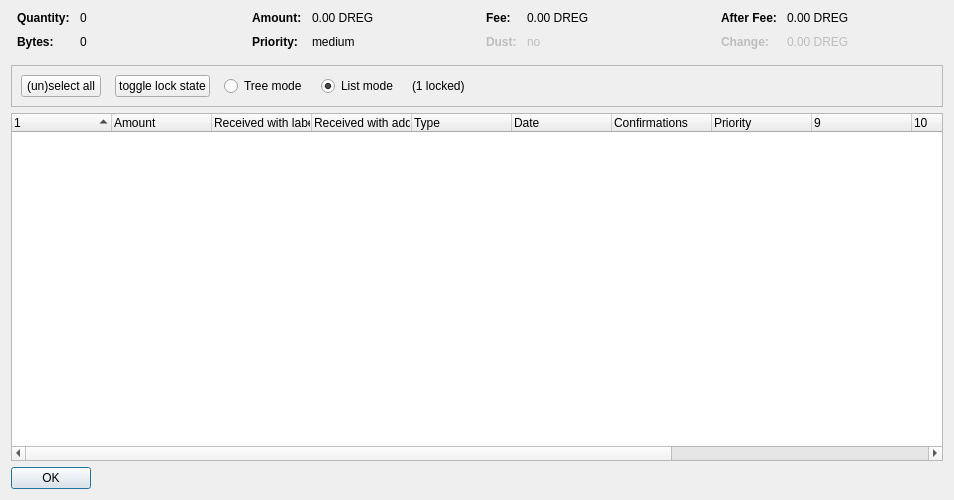
<?xml version="1.0" encoding="UTF-8"?>
<ui version="4.0">
 <class>CoinControlDialog</class>
 <widget class="QDialog" name="CoinControlDialog">
  <property name="geometry">
   <rect>
    <x>0</x>
    <y>0</y>
    <width>954</width>
    <height>500</height>
   </rect>
  </property>
  <property name="windowTitle">
   <string>Coin Selection</string>
  </property>
  <layout class="QVBoxLayout" name="verticalLayout">
   <item>
    <layout class="QHBoxLayout" name="horizontalLayoutTop" stretch="0,0,0,0">
     <property name="topMargin">
      <number>0</number>
     </property>
     <property name="bottomMargin">
      <number>10</number>
     </property>
     <item>
      <layout class="QFormLayout" name="formLayoutCoinControl1">
       <property name="horizontalSpacing">
        <number>10</number>
       </property>
       <property name="verticalSpacing">
        <number>10</number>
       </property>
       <property name="leftMargin">
        <number>6</number>
       </property>
       <property name="rightMargin">
        <number>6</number>
       </property>
       <item row="0" column="0">
        <widget class="QLabel" name="labelCoinControlQuantityText">
         <property name="font">
          <font>
           <weight>75</weight>
           <bold>true</bold>
          </font>
         </property>
         <property name="text">
          <string>Quantity:</string>
         </property>
        </widget>
       </item>
       <item row="0" column="1">
        <widget class="QLabel" name="labelCoinControlQuantity">
         <property name="cursor">
          <cursorShape>IBeamCursor</cursorShape>
         </property>
         <property name="contextMenuPolicy">
          <enum>Qt::ActionsContextMenu</enum>
         </property>
         <property name="text">
          <string notr="true">0</string>
         </property>
         <property name="textInteractionFlags">
          <set>Qt::LinksAccessibleByMouse|Qt::TextSelectableByKeyboard|Qt::TextSelectableByMouse</set>
         </property>
        </widget>
       </item>
       <item row="1" column="0">
        <widget class="QLabel" name="labelCoinControlBytesText">
         <property name="font">
          <font>
           <weight>75</weight>
           <bold>true</bold>
          </font>
         </property>
         <property name="text">
          <string>Bytes:</string>
         </property>
        </widget>
       </item>
       <item row="1" column="1">
        <widget class="QLabel" name="labelCoinControlBytes">
         <property name="cursor">
          <cursorShape>IBeamCursor</cursorShape>
         </property>
         <property name="contextMenuPolicy">
          <enum>Qt::ActionsContextMenu</enum>
         </property>
         <property name="text">
          <string notr="true">0</string>
         </property>
         <property name="textInteractionFlags">
          <set>Qt::LinksAccessibleByMouse|Qt::TextSelectableByKeyboard|Qt::TextSelectableByMouse</set>
         </property>
        </widget>
       </item>
      </layout>
     </item>
     <item>
      <layout class="QFormLayout" name="formLayoutCoinControl2">
       <property name="horizontalSpacing">
        <number>10</number>
       </property>
       <property name="verticalSpacing">
        <number>10</number>
       </property>
       <property name="leftMargin">
        <number>6</number>
       </property>
       <property name="rightMargin">
        <number>6</number>
       </property>
       <item row="0" column="0">
        <widget class="QLabel" name="labelCoinControlAmountText">
         <property name="font">
          <font>
           <weight>75</weight>
           <bold>true</bold>
          </font>
         </property>
         <property name="text">
          <string>Amount:</string>
         </property>
        </widget>
       </item>
       <item row="0" column="1">
        <widget class="QLabel" name="labelCoinControlAmount">
         <property name="cursor">
          <cursorShape>IBeamCursor</cursorShape>
         </property>
         <property name="contextMenuPolicy">
          <enum>Qt::ActionsContextMenu</enum>
         </property>
         <property name="text">
          <string notr="true">0.00 DREG</string>
         </property>
         <property name="textInteractionFlags">
          <set>Qt::LinksAccessibleByMouse|Qt::TextSelectableByKeyboard|Qt::TextSelectableByMouse</set>
         </property>
        </widget>
       </item>
       <item row="1" column="0">
        <widget class="QLabel" name="labelCoinControlPriorityText">
         <property name="font">
          <font>
           <weight>75</weight>
           <bold>true</bold>
          </font>
         </property>
         <property name="text">
          <string>Priority:</string>
         </property>
        </widget>
       </item>
       <item row="1" column="1">
        <widget class="QLabel" name="labelCoinControlPriority">
         <property name="cursor">
          <cursorShape>IBeamCursor</cursorShape>
         </property>
         <property name="contextMenuPolicy">
          <enum>Qt::ActionsContextMenu</enum>
         </property>
         <property name="text">
          <string>medium</string>
         </property>
         <property name="textInteractionFlags">
          <set>Qt::LinksAccessibleByMouse|Qt::TextSelectableByKeyboard|Qt::TextSelectableByMouse</set>
         </property>
        </widget>
       </item>
      </layout>
     </item>
     <item>
      <layout class="QFormLayout" name="formLayoutCoinControl3">
       <property name="horizontalSpacing">
        <number>10</number>
       </property>
       <property name="verticalSpacing">
        <number>10</number>
       </property>
       <property name="leftMargin">
        <number>6</number>
       </property>
       <property name="rightMargin">
        <number>6</number>
       </property>
       <item row="0" column="0">
        <widget class="QLabel" name="labelCoinControlFeeText">
         <property name="font">
          <font>
           <weight>75</weight>
           <bold>true</bold>
          </font>
         </property>
         <property name="text">
          <string>Fee:</string>
         </property>
        </widget>
       </item>
       <item row="0" column="1">
        <widget class="QLabel" name="labelCoinControlFee">
         <property name="cursor">
          <cursorShape>IBeamCursor</cursorShape>
         </property>
         <property name="contextMenuPolicy">
          <enum>Qt::ActionsContextMenu</enum>
         </property>
         <property name="text">
          <string notr="true">0.00 DREG</string>
         </property>
         <property name="textInteractionFlags">
          <set>Qt::LinksAccessibleByMouse|Qt::TextSelectableByKeyboard|Qt::TextSelectableByMouse</set>
         </property>
        </widget>
       </item>
       <item row="1" column="0">
        <widget class="QLabel" name="labelCoinControlLowOutputText">
         <property name="enabled">
          <bool>false</bool>
         </property>
         <property name="font">
          <font>
           <weight>75</weight>
           <bold>true</bold>
          </font>
         </property>
         <property name="text">
          <string>Dust:</string>
         </property>
        </widget>
       </item>
       <item row="1" column="1">
        <widget class="QLabel" name="labelCoinControlLowOutput">
         <property name="enabled">
          <bool>false</bool>
         </property>
         <property name="cursor">
          <cursorShape>IBeamCursor</cursorShape>
         </property>
         <property name="contextMenuPolicy">
          <enum>Qt::ActionsContextMenu</enum>
         </property>
         <property name="text">
          <string>no</string>
         </property>
         <property name="textInteractionFlags">
          <set>Qt::LinksAccessibleByMouse|Qt::TextSelectableByKeyboard|Qt::TextSelectableByMouse</set>
         </property>
        </widget>
       </item>
      </layout>
     </item>
     <item>
      <layout class="QFormLayout" name="formLayoutCoinControl4">
       <property name="horizontalSpacing">
        <number>10</number>
       </property>
       <property name="verticalSpacing">
        <number>10</number>
       </property>
       <property name="leftMargin">
        <number>6</number>
       </property>
       <property name="rightMargin">
        <number>6</number>
       </property>
       <item row="0" column="0">
        <widget class="QLabel" name="labelCoinControlAfterFeeText">
         <property name="font">
          <font>
           <weight>75</weight>
           <bold>true</bold>
          </font>
         </property>
         <property name="text">
          <string>After Fee:</string>
         </property>
        </widget>
       </item>
       <item row="0" column="1">
        <widget class="QLabel" name="labelCoinControlAfterFee">
         <property name="cursor">
          <cursorShape>IBeamCursor</cursorShape>
         </property>
         <property name="contextMenuPolicy">
          <enum>Qt::ActionsContextMenu</enum>
         </property>
         <property name="text">
          <string notr="true">0.00 DREG</string>
         </property>
         <property name="textInteractionFlags">
          <set>Qt::LinksAccessibleByMouse|Qt::TextSelectableByKeyboard|Qt::TextSelectableByMouse</set>
         </property>
        </widget>
       </item>
       <item row="1" column="0">
        <widget class="QLabel" name="labelCoinControlChangeText">
         <property name="enabled">
          <bool>false</bool>
         </property>
         <property name="font">
          <font>
           <weight>75</weight>
           <bold>true</bold>
          </font>
         </property>
         <property name="text">
          <string>Change:</string>
         </property>
        </widget>
       </item>
       <item row="1" column="1">
        <widget class="QLabel" name="labelCoinControlChange">
         <property name="enabled">
          <bool>false</bool>
         </property>
         <property name="cursor">
          <cursorShape>IBeamCursor</cursorShape>
         </property>
         <property name="contextMenuPolicy">
          <enum>Qt::ActionsContextMenu</enum>
         </property>
         <property name="text">
          <string notr="true">0.00 DREG</string>
         </property>
         <property name="textInteractionFlags">
          <set>Qt::LinksAccessibleByMouse|Qt::TextSelectableByKeyboard|Qt::TextSelectableByMouse</set>
         </property>
        </widget>
       </item>
      </layout>
     </item>
    </layout>
   </item>
   <item>
    <widget class="QFrame" name="frame">
     <property name="minimumSize">
      <size>
       <width>0</width>
       <height>40</height>
      </size>
     </property>
     <property name="frameShape">
      <enum>QFrame::StyledPanel</enum>
     </property>
     <property name="frameShadow">
      <enum>QFrame::Sunken</enum>
     </property>
     <layout class="QHBoxLayout" name="horizontalLayout">
      <item>
       <layout class="QHBoxLayout" name="horizontalLayoutPanel" stretch="0,0,0,0,0,0">
        <property name="spacing">
         <number>14</number>
        </property>
        <item>
         <widget class="QPushButton" name="pushButtonSelectAll">
          <property name="sizePolicy">
           <sizepolicy hsizetype="Maximum" vsizetype="Fixed">
            <horstretch>0</horstretch>
            <verstretch>0</verstretch>
           </sizepolicy>
          </property>
          <property name="text">
           <string>(un)select all</string>
          </property>
          <property name="autoDefault">
           <bool>false</bool>
          </property>
         </widget>
        </item>
        <item>
         <widget class="QPushButton" name="pushButtonToggleLock">
          <property name="sizePolicy">
           <sizepolicy hsizetype="Maximum" vsizetype="Fixed">
            <horstretch>0</horstretch>
            <verstretch>0</verstretch>
           </sizepolicy>
          </property>
          <property name="text">
           <string>toggle lock state</string>
          </property>
          <property name="autoDefault">
           <bool>false</bool>
          </property>
         </widget>
        </item>
        <item>
         <widget class="QRadioButton" name="radioTreeMode">
          <property name="sizePolicy">
           <sizepolicy hsizetype="Maximum" vsizetype="Fixed">
            <horstretch>0</horstretch>
            <verstretch>0</verstretch>
           </sizepolicy>
          </property>
          <property name="text">
           <string>Tree mode</string>
          </property>
         </widget>
        </item>
        <item>
         <widget class="QRadioButton" name="radioListMode">
          <property name="sizePolicy">
           <sizepolicy hsizetype="Maximum" vsizetype="Fixed">
            <horstretch>0</horstretch>
            <verstretch>0</verstretch>
           </sizepolicy>
          </property>
          <property name="text">
           <string>List mode</string>
          </property>
          <property name="checked">
           <bool>true</bool>
          </property>
         </widget>
        </item>
        <item>
         <widget class="QLabel" name="labelLocked">
          <property name="text">
           <string>(1 locked)</string>
          </property>
         </widget>
        </item>
        <item>
         <spacer name="horizontalSpacer">
          <property name="orientation">
           <enum>Qt::Horizontal</enum>
          </property>
          <property name="sizeHint" stdset="0">
           <size>
            <width>40</width>
            <height>20</height>
           </size>
          </property>
         </spacer>
        </item>
       </layout>
      </item>
     </layout>
    </widget>
   </item>
   <item>
    <widget class="CoinControlTreeWidget" name="treeWidget">
     <property name="contextMenuPolicy">
      <enum>Qt::CustomContextMenu</enum>
     </property>
     <property name="sortingEnabled">
      <bool>false</bool>
     </property>
     <property name="columnCount">
      <number>13</number>
     </property>
     <attribute name="headerShowSortIndicator" stdset="0">
      <bool>true</bool>
     </attribute>
     <attribute name="headerStretchLastSection">
      <bool>false</bool>
     </attribute>
     <column>
      <property name="text">
       <string/>
      </property>
     </column>
     <column>
      <property name="text">
       <string>Amount</string>
      </property>
     </column>
     <column>
      <property name="text">
       <string>Received with label</string>
      </property>
     </column>
     <column>
      <property name="text">
       <string>Received with address</string>
      </property>
     </column>
     <column>
      <property name="text">
	<string>Type</string>
      </property>
     </column>
     <column>
      <property name="text">	 
       <string>Date</string>
      </property>
     </column>
     <column>
      <property name="text">
       <string>Confirmations</string>
      </property>
      <property name="toolTip">
       <string>Confirmed</string>
      </property>
     </column>
     <column>
      <property name="text">
       <string>Priority</string>
      </property>
     </column>
     <column>
      <property name="text">
       <string/>
      </property>
     </column>
     <column>
      <property name="text">
       <string/>
      </property>
     </column>
     <column>
      <property name="text">
       <string/>
      </property>
     </column>
     <column>
      <property name="text">
       <string/>
      </property>
     </column>
     <column>
      <property name="text">
       <string/>
      </property>
     </column>
    </widget>
   </item>
   <item>
    <widget class="QDialogButtonBox" name="buttonBox">
     <property name="sizePolicy">
      <sizepolicy hsizetype="Maximum" vsizetype="Fixed">
       <horstretch>0</horstretch>
       <verstretch>0</verstretch>
      </sizepolicy>
     </property>
     <property name="orientation">
      <enum>Qt::Horizontal</enum>
     </property>
     <property name="standardButtons">
      <set>QDialogButtonBox::Ok</set>
     </property>
    </widget>
   </item>
  </layout>
 </widget>
 <customwidgets>
  <customwidget>
   <class>CoinControlTreeWidget</class>
   <extends>QTreeWidget</extends>
   <header>coincontroltreewidget.h</header>
  </customwidget>
 </customwidgets>
 <resources/>
 <connections/>
</ui>
